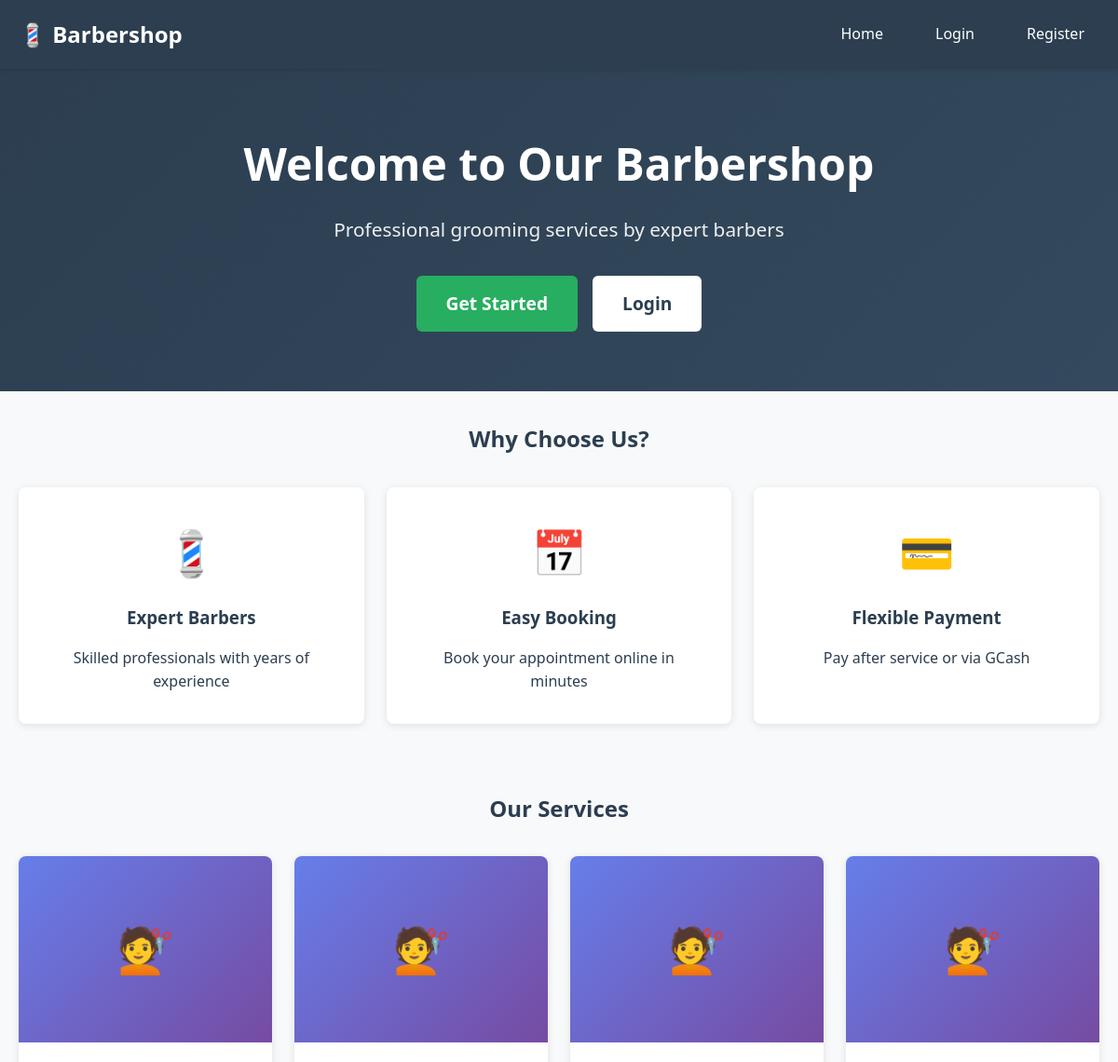
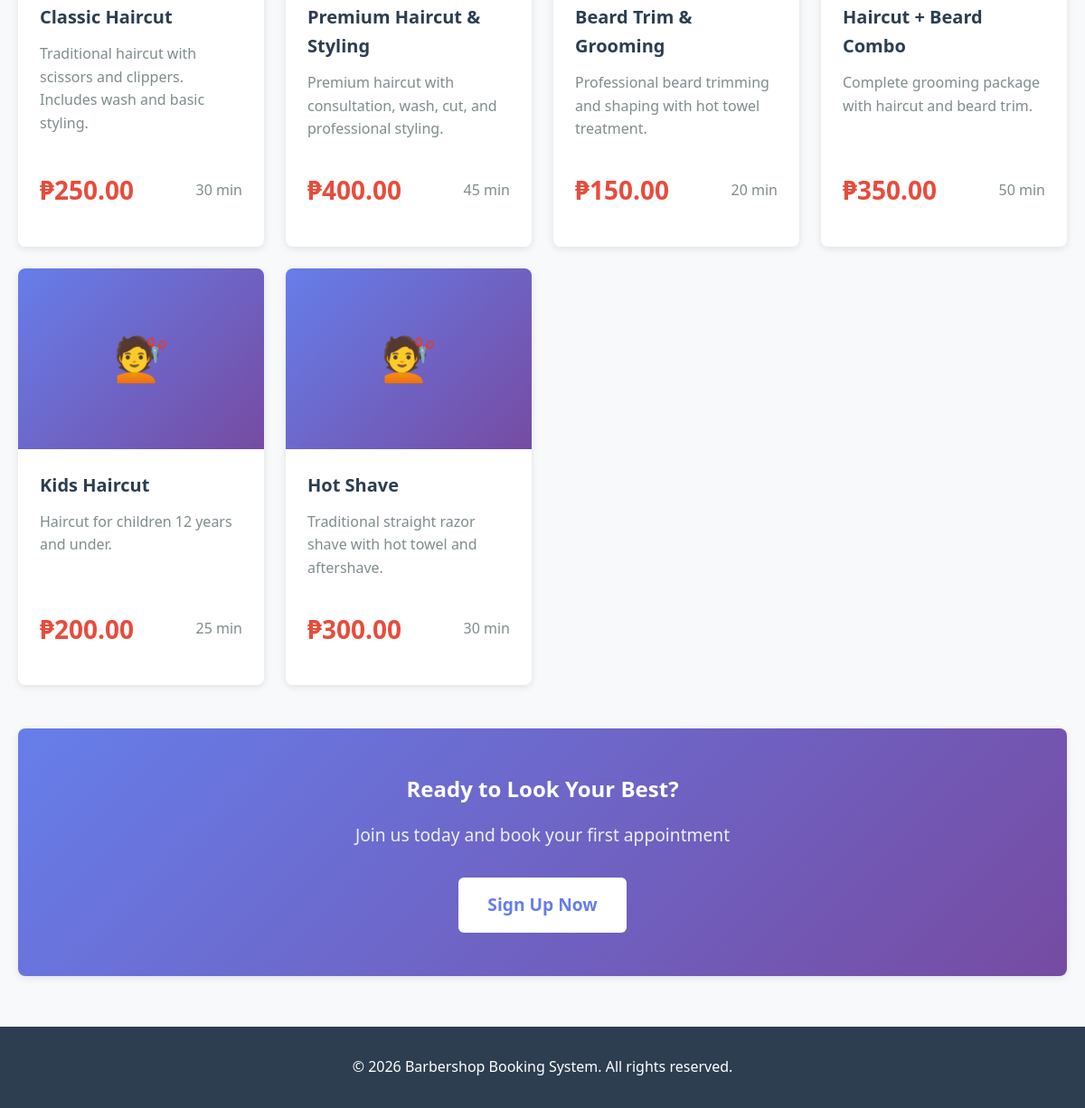
The page / on the database its author committed (2 pictures, top to bottom).
### services/models.py (models this page shows, shortened)
class Service(models.Model):
    name = models.CharField(max_length=100)
    description = models.TextField()
    duration_minutes = models.IntegerField(help_text="Duration in minutes")
    price = models.DecimalField(max_digits=10, decimal_places=2)
    image = models.ImageField(upload_to='services/', blank=True, null=True)
    is_active = models.BooleanField(default=True)
    created_at = models.DateTimeField(auto_now_add=True)
    class Meta:
        verbose_name = 'Service'
        verbose_name_plural = 'Services'

### dashboard/views.py (the view)
# urls.py: path('', landing_page, name='landing'),  # Changed this line
def landing_page(request):
    if request.user.is_authenticated:
        return redirect('dashboard:home')
    services = Service.objects.filter(is_active=True)[:6]
    barbers = Barber.objects.filter(is_active=True)[:3]
    context = {
        'services': services,
        'barbers': barbers,
    }
    return render(request, 'dashboard/landing.html', context)

### dashboard/templates/dashboard/landing.html (shortened to what this page needs)
{% extends 'base/base.html' %}
{% load static %}
{% block content %}
<div style="background: linear-gradient(135deg, #2c3e50 0%, #34495e 100%); color: white; padding: 4rem 0; text-align: center; margin: -2rem -20px 2rem -20px;">
    <div class="container">
        <h1 style="font-size: 3rem; margin-bottom: 1rem; color: white;">Welcome to Our Barbershop</h1>
        <p style="font-size: 1.3rem; margin-bottom: 2rem; color: #ecf0f1;">Professional grooming services by expert barbers</p>
        <div style="display: flex; gap: 1rem; justify-content: center; flex-wrap: wrap;">
            <a href="{% url 'accounts:register' %}" class="btn btn-success" style="font-size: 1.2rem; padding: 1rem 2rem;">Get Started</a>
            <a href="{% url 'accounts:login' %}" class="btn btn-secondary" style="font-size: 1.2rem; padding: 1rem 2rem; background: white; color: #2c3e50;">Login</a>
        </div>
    </div>
</div>
<div style="margin-bottom: 3rem;">
    <h2 style="text-align: center; margin-bottom: 2rem; color: var(--primary-color);">Why Choose Us?</h2>
    <div class="grid grid-3">
        <div class="card" style="text-align: center;">
            <div style="font-size: 3rem; margin-bottom: 1rem;">💈</div>
            <h3>Expert Barbers</h3>
            <p>Skilled professionals with years of experience</p>
        </div>
        <div class="card" style="text-align: center;">
            <div style="font-size: 3rem; margin-bottom: 1rem;">📅</div>
            <h3>Easy Booking</h3>
            <p>Book your appointment online in minutes</p>
        </div>
        <div class="card" style="text-align: center;">
            <div style="font-size: 3rem; margin-bottom: 1rem;">💳</div>
            <h3>Flexible Payment</h3>
            <p>Pay after service or via GCash</p>
        </div>
    </div>
</div>
{% if services %}
<div style="margin-bottom: 3rem;">
    <h2 style="text-align: center; margin-bottom: 2rem; color: var(--primary-color);">Our Services</h2>
    <div class="grid grid-3">
        {% for service in services %}
        <div class="service-card">
            {% if service.image %}
                <img src="{{ service.image.url }}" alt="{{ service.name }}">
            {% else %}
                <div style="width: 100%; height: 200px; background: linear-gradient(135deg, #667eea 0%, #764ba2 100%); display: flex; align-items: center; justify-content: center; color: white; font-size: 3rem;">
                    💇
                </div>
            {% endif %}
            <div class="service-card-body">
                <h3>{{ service.name }}</h3>
                <p>{{ service.description|truncatewords:15 }}</p>
                <div style="display: flex; justify-content: space-between; align-items: center; margin-top: 1rem;">
                    <span class="service-price">₱{{ service.price }}</span>
                    <span style="color: var(--light-text);">{{ service.duration_minutes }} min</span>
                </div>
            </div>
        </div>
        {% endfor %}
    </div>
</div>
{% endif %}
<div class="card" style="background: linear-gradient(135deg, #667eea 0%, #764ba2 100%); color: white; text-align: center; padding: 3rem;">
    <h2 style="color: white; margin-bottom: 1rem;">Ready to Look Your Best?</h2>
    <p style="font-size: 1.2rem; margin-bottom: 2rem; color: #ecf0f1;">Join us today and book your first appointment</p>
    <a href="{% url 'accounts:register' %}" class="btn" style="background: white; color: #667eea; font-size: 1.2rem; padding: 1rem 2rem;">Sign Up Now</a>
</div>
{% endblock %}

### templates/base/base.html (shortened to what this page needs)
<!DOCTYPE html>
<html lang="en">
<head>
    {% load static %}
    <link rel="stylesheet" href="{% static 'css/style.css' %}">
</head>
<body>
    <nav class="navbar {% if user.is_staff %}admin-navbar{% endif %}">
        <div class="container">
            <div class="nav-brand">
                <a
                    href="{% if user.is_authenticated %}{% url 'dashboard:home' %}{% else %}{% url 'landing' %}{% endif %}">
                    💈 Barbershop
                </a>
            </div>
            <div class="nav-menu">
                {% if user.is_authenticated %}
                {% if user.is_staff %}
                <a href="{% url 'dashboard:home' %}">📊 Dashboard</a>
                <a href="{% url 'dashboard:admin_appointments' %}">📅 All Appointments</a>
                <a href="{% url 'booking:admin_calendar' %}">🗓️ Admin Calendar</a>
                <a href="{% url 'admin:index' %}">⚙️ Admin Panel</a>
                <a href="{% url 'accounts:logout' %}">Logout ({{ user.username }})</a>
                {% else %}
                <a href="{% url 'dashboard:home' %}">🏠 Home</a>
                <a href="{% url 'booking:my_appointments' %}">📅 My Appointments</a>
                <a href="{% url 'booking:customer_calendar' %}">🗓️ My Calendar</a>
                <a href="{% url 'booking:create' %}">➕ Book Now</a>
                <a href="{% url 'accounts:logout' %}">Logout ({{ user.username }})</a>
                {% endif %}
                {% else %}
                <a href="{% url 'landing' %}">Home</a>
                <a href="{% url 'accounts:login' %}">Login</a>
                <a href="{% url 'accounts:register' %}">Register</a>
                {% endif %}
            </div>
        </div>
    </nav>
    <main class="main-content">
        <div class="container">
            {% block content %}
            {% endblock %}
        </div>
    </main>
    <footer class="footer">
        <div class="container">
            <p>&copy; 2026 Barbershop Booking System. All rights reserved.</p>
        </div>
    </footer>
</body>
</html>

### static/css/style.css (style rules this page uses)
* { margin: 0; padding: 0; box-sizing: border-box; }
:root { --primary-color: #2c3e50; --secondary-color: #e74c3c; --success-color: #27ae60; --warning-color: #f39c12; --danger-color: #c0392b; --info-color: #3498db; --light-bg: #ecf0f1; --dark-text: #2c3e50; --light-text: #7f8c8d; --white: #ffffff; --border-color: #ddd; }
body { font-family: 'Segoe UI', Tahoma, Geneva, Verdana, sans-serif; line-height: 1.6; color: var(--dark-text); background-color: #f8f9fa; min-height: 100vh; display: flex; flex-direction: column; }
.container { max-width: 1200px; margin: 0 auto; padding: 0 20px; }
.navbar { background-color: var(--primary-color); color: white; padding: 1rem 0; box-shadow: 0 2px 4px rgba(0,0,0,0.1); position: sticky; top: 0; z-index: 1000; }
.navbar .container { display: flex; justify-content: space-between; align-items: center; }
.nav-brand a { color: white; text-decoration: none; font-size: 1.5rem; font-weight: bold; transition: color 0.3s; }
.nav-menu { display: flex; gap: 1.5rem; flex-wrap: wrap; align-items: center; }
.nav-menu a { color: white; text-decoration: none; transition: all 0.3s; padding: 0.5rem 1rem; border-radius: 4px; }
.main-content { flex: 1; padding: 2rem 0; }
.card { background: white; border-radius: 8px; box-shadow: 0 2px 8px rgba(0,0,0,0.1); padding: 2rem; margin-bottom: 1.5rem; transition: all 0.3s ease; }
.card h2, .card h3 { color: var(--primary-color); margin-bottom: 1rem; }
.btn { display: inline-block; padding: 0.75rem 1.5rem; border: none; border-radius: 6px; cursor: pointer; text-decoration: none; font-size: 1rem; font-weight: 600; transition: all 0.3s; text-align: center; line-height: 1.5; }
.btn-success { background-color: var(--success-color); color: white; }
.btn-secondary { background-color: #95a5a6; color: white; }
.grid { display: grid; gap: 1.5rem; }
.grid-3 { grid-template-columns: repeat(auto-fit, minmax(250px, 1fr)); }
.service-card { background: white; border-radius: 8px; overflow: hidden; box-shadow: 0 2px 8px rgba(0,0,0,0.1); transition: all 0.3s; height: 100%; display: flex; flex-direction: column; }
.service-card-body { padding: 1.5rem; flex: 1; display: flex; flex-direction: column; }
.service-card h3 { margin-bottom: 0.75rem; color: var(--primary-color); font-size: 1.25rem; }
.service-card p { color: var(--light-text); flex: 1; }
.service-price { font-size: 1.75rem; font-weight: bold; color: var(--secondary-color); margin: 1rem 0; }
.footer { background-color: var(--primary-color); color: white; text-align: center; padding: 2rem 0; margin-top: auto; }
.footer p { margin: 0; }
a { color: var(--primary-color); text-decoration: none; transition: color 0.3s; }

### rows shown on the page
Service: name "Classic Haircut", description "Traditional haircut with scissors and clippers. Includes wash and basic styling.", price "250.00", duration_minutes "30"
Service: name "Premium Haircut & Styling", description "Premium haircut with consultation, wash, cut, and professional styling.", price "400.00", duration_minutes "45"
Service: name "Beard Trim & Grooming", description "Professional beard trimming and shaping with hot towel treatment.", price "150.00", duration_minutes "20"
Service: name "Haircut + Beard Combo", description "Complete grooming package with haircut and beard trim.", price "350.00", duration_minutes "50"
Service: name "Kids Haircut", description "Haircut for children 12 years and under.", price "200.00", duration_minutes "25"
Service: name "Hot Shave", description "Traditional straight razor shave with hot towel and aftershave.", price "300.00", duration_minutes "30"
